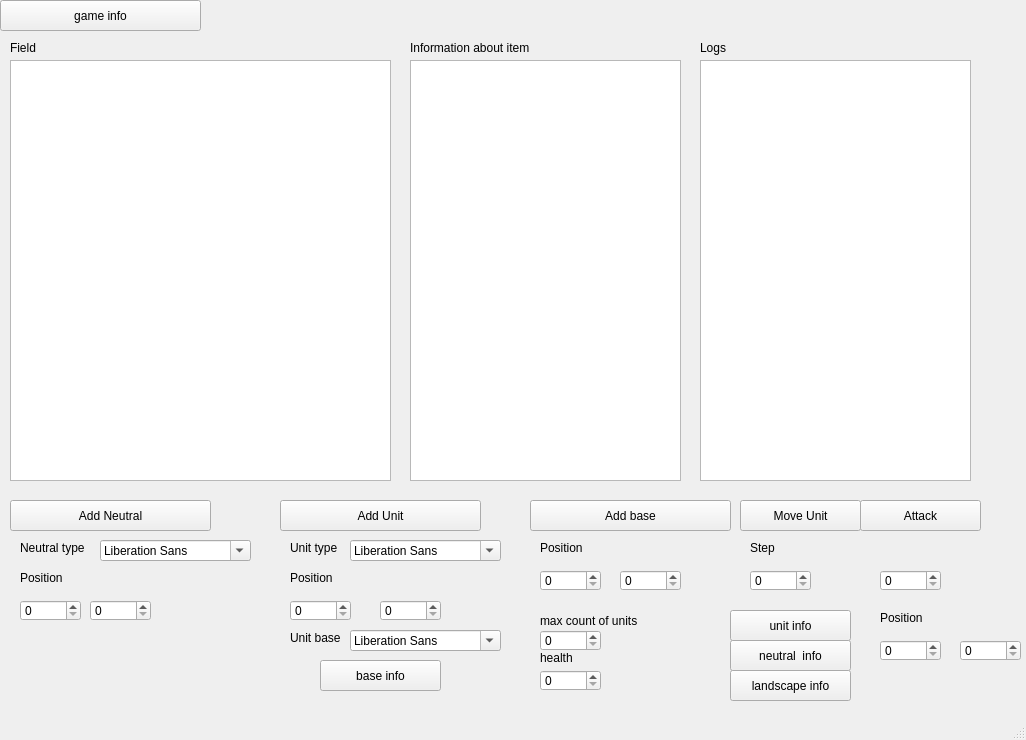
<?xml version="1.0" encoding="UTF-8"?>
<ui version="4.0">
 <class>MainWindow</class>
 <widget class="QMainWindow" name="MainWindow">
  <property name="geometry">
   <rect>
    <x>0</x>
    <y>0</y>
    <width>1026</width>
    <height>740</height>
   </rect>
  </property>
  <property name="windowTitle">
   <string>MainWindow</string>
  </property>
  <widget class="QWidget" name="centralwidget">
   <widget class="QTextEdit" name="fieldWindow">
    <property name="geometry">
     <rect>
      <x>10</x>
      <y>60</y>
      <width>381</width>
      <height>421</height>
     </rect>
    </property>
   </widget>
   <widget class="QTextEdit" name="infoWindow">
    <property name="geometry">
     <rect>
      <x>410</x>
      <y>60</y>
      <width>271</width>
      <height>421</height>
     </rect>
    </property>
   </widget>
   <widget class="QTextEdit" name="logsWindow">
    <property name="geometry">
     <rect>
      <x>700</x>
      <y>60</y>
      <width>271</width>
      <height>421</height>
     </rect>
    </property>
   </widget>
   <widget class="QPushButton" name="addNeutralButton">
    <property name="geometry">
     <rect>
      <x>10</x>
      <y>500</y>
      <width>201</width>
      <height>31</height>
     </rect>
    </property>
    <property name="text">
     <string>Add Neutral</string>
    </property>
   </widget>
   <widget class="QLabel" name="labelNeutralType">
    <property name="geometry">
     <rect>
      <x>20</x>
      <y>540</y>
      <width>91</width>
      <height>16</height>
     </rect>
    </property>
    <property name="text">
     <string>Neutral type</string>
    </property>
   </widget>
   <widget class="QFontComboBox" name="typesOfNeutral">
    <property name="geometry">
     <rect>
      <x>100</x>
      <y>540</y>
      <width>151</width>
      <height>21</height>
     </rect>
    </property>
   </widget>
   <widget class="QSpinBox" name="neutralPosX">
    <property name="geometry">
     <rect>
      <x>20</x>
      <y>600</y>
      <width>61</width>
      <height>21</height>
     </rect>
    </property>
   </widget>
   <widget class="QLabel" name="labelNeutralPosition">
    <property name="geometry">
     <rect>
      <x>20</x>
      <y>570</y>
      <width>59</width>
      <height>16</height>
     </rect>
    </property>
    <property name="text">
     <string>Position</string>
    </property>
   </widget>
   <widget class="QSpinBox" name="neutralPosY">
    <property name="geometry">
     <rect>
      <x>90</x>
      <y>600</y>
      <width>61</width>
      <height>21</height>
     </rect>
    </property>
   </widget>
   <widget class="QPushButton" name="addUnitButton">
    <property name="geometry">
     <rect>
      <x>280</x>
      <y>500</y>
      <width>201</width>
      <height>31</height>
     </rect>
    </property>
    <property name="text">
     <string>Add Unit</string>
    </property>
   </widget>
   <widget class="QLabel" name="labelUnitType">
    <property name="geometry">
     <rect>
      <x>290</x>
      <y>540</y>
      <width>91</width>
      <height>16</height>
     </rect>
    </property>
    <property name="text">
     <string>Unit type</string>
    </property>
   </widget>
   <widget class="QFontComboBox" name="typesOfUnits">
    <property name="geometry">
     <rect>
      <x>350</x>
      <y>540</y>
      <width>151</width>
      <height>21</height>
     </rect>
    </property>
   </widget>
   <widget class="QLabel" name="labelUnitPosition">
    <property name="geometry">
     <rect>
      <x>290</x>
      <y>570</y>
      <width>59</width>
      <height>16</height>
     </rect>
    </property>
    <property name="text">
     <string>Position</string>
    </property>
   </widget>
   <widget class="QSpinBox" name="unitPosX">
    <property name="geometry">
     <rect>
      <x>290</x>
      <y>600</y>
      <width>61</width>
      <height>21</height>
     </rect>
    </property>
   </widget>
   <widget class="QSpinBox" name="unitPosY">
    <property name="geometry">
     <rect>
      <x>380</x>
      <y>600</y>
      <width>61</width>
      <height>21</height>
     </rect>
    </property>
   </widget>
   <widget class="QLabel" name="labelUnitBase">
    <property name="geometry">
     <rect>
      <x>290</x>
      <y>630</y>
      <width>59</width>
      <height>16</height>
     </rect>
    </property>
    <property name="text">
     <string>Unit base</string>
    </property>
   </widget>
   <widget class="QFontComboBox" name="fontComboBox_3">
    <property name="geometry">
     <rect>
      <x>350</x>
      <y>630</y>
      <width>151</width>
      <height>21</height>
     </rect>
    </property>
   </widget>
   <widget class="QPushButton" name="addBaseButton">
    <property name="geometry">
     <rect>
      <x>530</x>
      <y>500</y>
      <width>201</width>
      <height>31</height>
     </rect>
    </property>
    <property name="text">
     <string>Add base</string>
    </property>
   </widget>
   <widget class="QLabel" name="labelBasePosition">
    <property name="geometry">
     <rect>
      <x>540</x>
      <y>540</y>
      <width>59</width>
      <height>16</height>
     </rect>
    </property>
    <property name="text">
     <string>Position</string>
    </property>
   </widget>
   <widget class="QSpinBox" name="basePosX">
    <property name="geometry">
     <rect>
      <x>540</x>
      <y>570</y>
      <width>61</width>
      <height>21</height>
     </rect>
    </property>
   </widget>
   <widget class="QSpinBox" name="basePosY">
    <property name="geometry">
     <rect>
      <x>620</x>
      <y>570</y>
      <width>61</width>
      <height>21</height>
     </rect>
    </property>
   </widget>
   <widget class="QPushButton" name="moveUnitButton">
    <property name="geometry">
     <rect>
      <x>740</x>
      <y>500</y>
      <width>121</width>
      <height>31</height>
     </rect>
    </property>
    <property name="text">
     <string>Move Unit</string>
    </property>
   </widget>
   <widget class="QPushButton" name="attackButton">
    <property name="geometry">
     <rect>
      <x>860</x>
      <y>500</y>
      <width>121</width>
      <height>31</height>
     </rect>
    </property>
    <property name="text">
     <string>Attack</string>
    </property>
   </widget>
   <widget class="QLabel" name="labelStep">
    <property name="geometry">
     <rect>
      <x>750</x>
      <y>540</y>
      <width>59</width>
      <height>16</height>
     </rect>
    </property>
    <property name="text">
     <string>Step</string>
    </property>
   </widget>
   <widget class="QSpinBox" name="stepPosX">
    <property name="geometry">
     <rect>
      <x>750</x>
      <y>570</y>
      <width>61</width>
      <height>21</height>
     </rect>
    </property>
   </widget>
   <widget class="QSpinBox" name="stepPosY">
    <property name="geometry">
     <rect>
      <x>880</x>
      <y>570</y>
      <width>61</width>
      <height>21</height>
     </rect>
    </property>
   </widget>
   <widget class="QPushButton" name="unitInfoButton">
    <property name="geometry">
     <rect>
      <x>730</x>
      <y>610</y>
      <width>121</width>
      <height>31</height>
     </rect>
    </property>
    <property name="text">
     <string>unit info</string>
    </property>
   </widget>
   <widget class="QPushButton" name="neutralInfoButton">
    <property name="geometry">
     <rect>
      <x>730</x>
      <y>640</y>
      <width>121</width>
      <height>31</height>
     </rect>
    </property>
    <property name="text">
     <string>neutral  info</string>
    </property>
   </widget>
   <widget class="QPushButton" name="landscapeInfoButton">
    <property name="geometry">
     <rect>
      <x>730</x>
      <y>670</y>
      <width>121</width>
      <height>31</height>
     </rect>
    </property>
    <property name="text">
     <string>landscape info</string>
    </property>
   </widget>
   <widget class="QPushButton" name="baseInfoButton">
    <property name="geometry">
     <rect>
      <x>320</x>
      <y>660</y>
      <width>121</width>
      <height>31</height>
     </rect>
    </property>
    <property name="text">
     <string>base info</string>
    </property>
   </widget>
   <widget class="QLabel" name="labelPositionInfoItem">
    <property name="geometry">
     <rect>
      <x>880</x>
      <y>610</y>
      <width>59</width>
      <height>16</height>
     </rect>
    </property>
    <property name="text">
     <string>Position</string>
    </property>
   </widget>
   <widget class="QSpinBox" name="infoItemPosX">
    <property name="geometry">
     <rect>
      <x>880</x>
      <y>640</y>
      <width>61</width>
      <height>21</height>
     </rect>
    </property>
   </widget>
   <widget class="QSpinBox" name="infoItemPosY">
    <property name="geometry">
     <rect>
      <x>960</x>
      <y>640</y>
      <width>61</width>
      <height>21</height>
     </rect>
    </property>
   </widget>
   <widget class="QPushButton" name="gameInfoButton">
    <property name="geometry">
     <rect>
      <x>0</x>
      <y>0</y>
      <width>201</width>
      <height>31</height>
     </rect>
    </property>
    <property name="text">
     <string>game info</string>
    </property>
   </widget>
   <widget class="QLabel" name="labelField">
    <property name="geometry">
     <rect>
      <x>10</x>
      <y>40</y>
      <width>59</width>
      <height>16</height>
     </rect>
    </property>
    <property name="text">
     <string>Field</string>
    </property>
   </widget>
   <widget class="QLabel" name="labelInfo">
    <property name="geometry">
     <rect>
      <x>410</x>
      <y>40</y>
      <width>161</width>
      <height>16</height>
     </rect>
    </property>
    <property name="text">
     <string>Information about item</string>
    </property>
   </widget>
   <widget class="QLabel" name="labelLogs">
    <property name="geometry">
     <rect>
      <x>700</x>
      <y>40</y>
      <width>59</width>
      <height>16</height>
     </rect>
    </property>
    <property name="text">
     <string>Logs</string>
    </property>
   </widget>
   <widget class="QLabel" name="label">
    <property name="geometry">
     <rect>
      <x>540</x>
      <y>610</y>
      <width>131</width>
      <height>21</height>
     </rect>
    </property>
    <property name="text">
     <string>max count of units</string>
    </property>
   </widget>
   <widget class="QLabel" name="label_2">
    <property name="geometry">
     <rect>
      <x>540</x>
      <y>650</y>
      <width>59</width>
      <height>16</height>
     </rect>
    </property>
    <property name="text">
     <string>health</string>
    </property>
   </widget>
   <widget class="QSpinBox" name="basePosX_2">
    <property name="geometry">
     <rect>
      <x>540</x>
      <y>630</y>
      <width>61</width>
      <height>21</height>
     </rect>
    </property>
   </widget>
   <widget class="QSpinBox" name="basePosX_3">
    <property name="geometry">
     <rect>
      <x>540</x>
      <y>670</y>
      <width>61</width>
      <height>21</height>
     </rect>
    </property>
   </widget>
  </widget>
  <widget class="QStatusBar" name="statusbar"/>
 </widget>
 <resources/>
 <connections/>
</ui>
